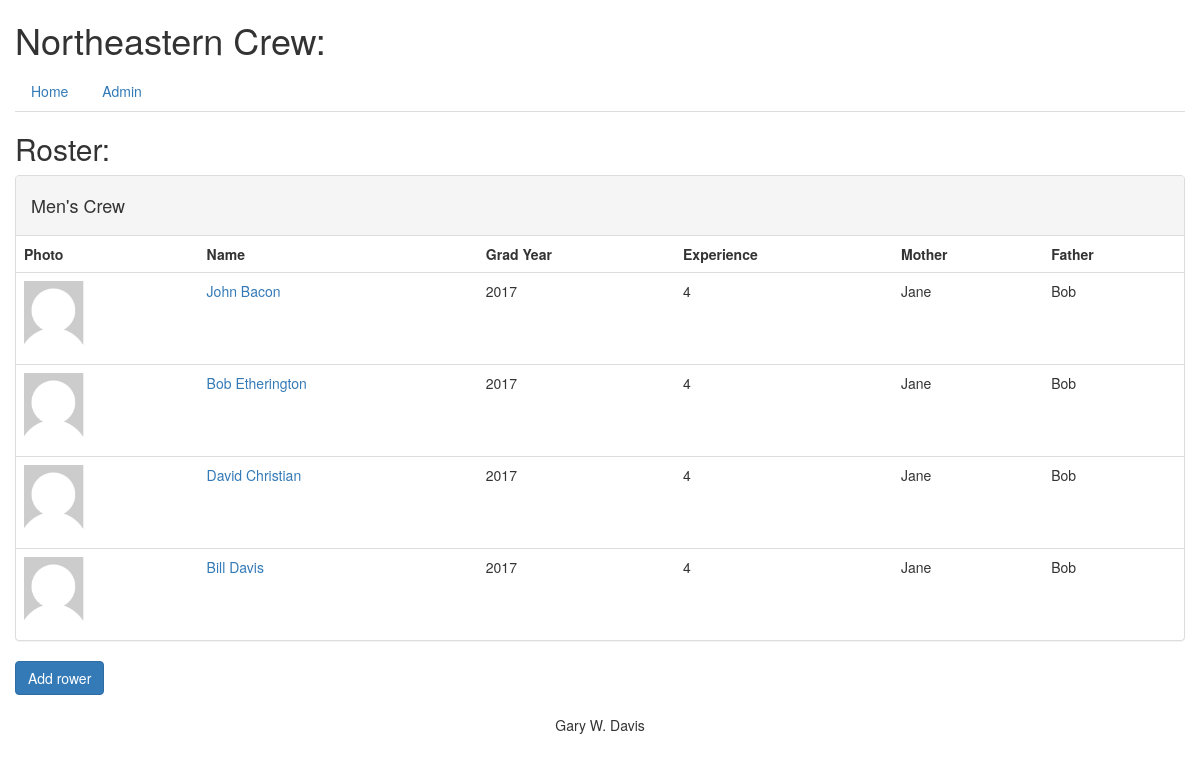
/4/roster/mens/, run on an earlier commit of the app's database.
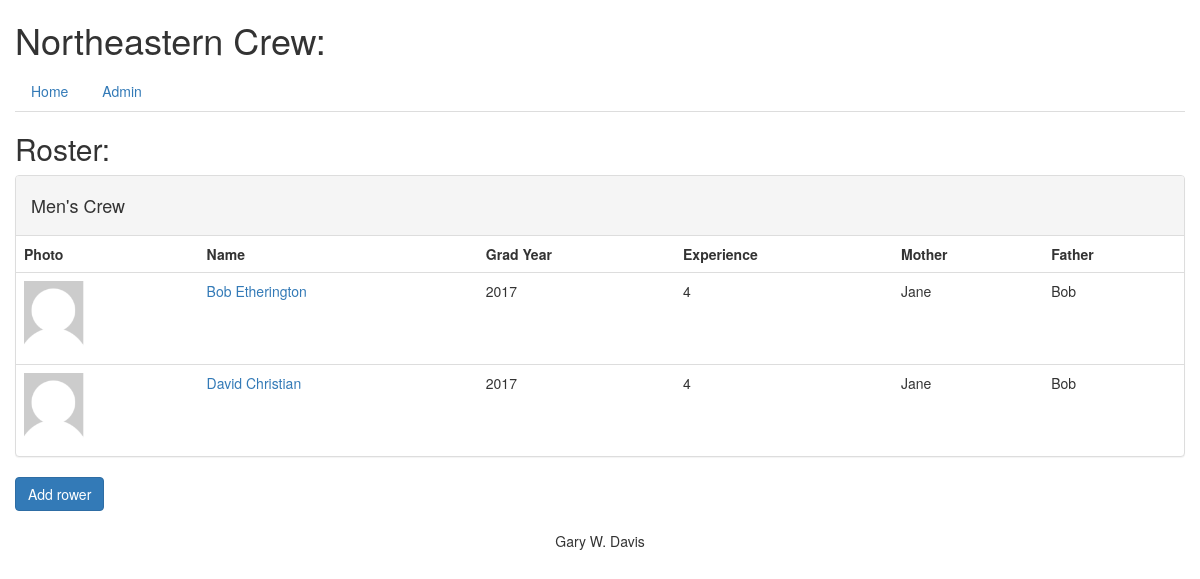
And on a later commit of the database.
### database_setup.py (models this page shows, shortened)
class Rowers(Base):
    __tablename__ = 'rowers'
    id = Column(Integer, primary_key=True)
    fname = Column(String(60), nullable=False)
    lname = Column(String(60), nullable=False)
    photo = Column(String(60))
    gyear = Column(String(4))
    experience = Column(String(15))
    mother = Column(String(60))
    father = Column(String(60))
    season = relationship('Seasons', secondary='rowerseasons')
    regatta = relationship('Regattas', secondary='rowerregattas')
    team = relationship('Teams', secondary='rowerteams')

### rowing.py (the view)
@app.route('/<season_id>/roster/<team_id>/')
def showRoster(season_id, team_id):
    season = db_helper.get_season_from_season_id(season_id)
    team_roster = db_helper.get_team_roster_for_team_id(team_id)
    return render_template('roster.html', team_id=team_id, season=season,
                           teamroster=team_roster)

### db_helper.py (called while the page is built)
def get_season_from_season_id(season_id):
    return session.query(Seasons).get(season_id)

def get_team_roster_for_team_id(team_id):
    return session.query(Teams).get(team_id)

### templates/roster.html
{% extends "base.html" %}
{% block content %}
{% if team_id == 'womens' %}
	<h2>{{season.name}} Roster: </h2>
  <div class="panel panel-default">
    <div class="panel-heading"><h4>Women's Crew</h4></div>
{% elif team_id =='mens' %}
	<h2>{{season.name}} Roster:</h2>
  <div class="panel panel-default">
    <div class="panel-heading"><h4>Men's Crew</h4></div>
{% endif %}
      <table class="table table-hover">
        <tr>
          <th>Photo</th>
          <th>Name</th>
          <th>Grad Year</th>
          <th>Experience</th>
          <th>Mother</th>
          <th>Father</th>
        </tr>
        {% for r in teamroster.rower %}
        <tr>
        	<td><img src="{{ url_for('static',
                       filename='images/' + r.photo)}}" alt={{r.lname}} height="75"></td>
          <td><a href='{{url_for('showRower',rower_id=r.id)}}'>{{r.fname}} {{r.lname}}</a></td>
          <td>{{r.gyear}}</td>
          <td>{{r.experience}}</td>
          <td>{{r.mother}}</td>
          <td>{{r.father}}</td>
        </tr>
        {% endfor %}
      </table>
    </div>
<p><a href='{{url_for('addRower')}}'><button type="button" class="btn btn-primary">Add rower</button></a></p>
{% endblock %}

### templates/base.html (shortened to what this page needs)
<!DOCTYPE html>
<html lang="en">
  <head>
    <link rel="stylesheet" href="http://maxcdn.bootstrapcdn.com/bootstrap/3.2.0/css/bootstrap.min.css">
    <link rel=stylesheet type=text/css href="{{ url_for('static', filename='css/styles.css') }}">
  </head>
  <body>
  <div class="container-fluid">
    <header class='page.header'>
      <div><h1>Northeastern Crew:</h1>
          <ul class="nav nav-tabs" role="tablist">
            <li><a href="{{ url_for('mainPage') }}">Home</a></li>
            <li><a href="{{ url_for('dashboard') }}">Admin</a></li>
          </ul>
  	  </div>
    </header>
    <section>
      <div class = 'pane'>
      {% block content %}{% endblock %}
      </div>
    </section>
    <footer style="padding-top: 10px;">
    <center>Gary W. Davis</center>
    </footer>
  </div>
  </body>
</html>

What changed in the data, as far as the page shows it:
removed Rowers: photo (picture), fname "John", lname "Bacon", gyear "2017", experience "4", mother "Jane", father "Bob"
removed Rowers: photo (picture), fname "Bill", lname "Davis", gyear "2017", experience "4", mother "Jane", father "Bob"
